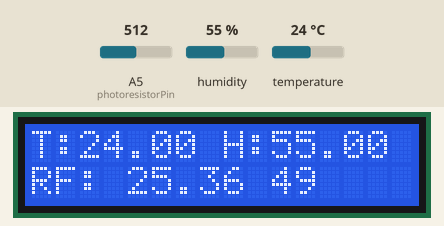
A sketch run on a simulated Arduino Uno, built with avr-gcc and run on an emulated ATmega328P. Parts: 16×2 character LCD. Wiring (inferred from the names in the program): DHT22 sensor: data pin 8. The test bench sets the inputs (shaded band); at power-on: humidity 55 %, A5 (photoresistorPin) = 512, temperature 24 °C. What the sketch prints to the serial monitor is not drawn.

Above: at 1.2 s.
1.3 s: humidity set to 22 %
At 4.0 s:
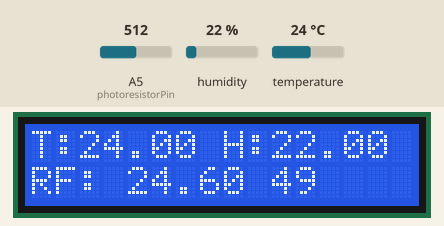
4.4 s: A5 (photoresistorPin) set to 716
At 6.2 s:
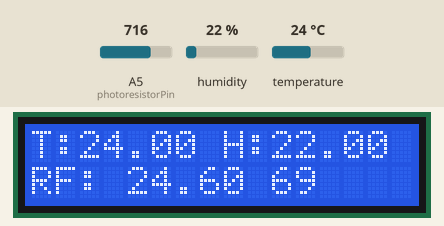
7.5 s: temperature set to 12 °C
At 10.6 s:
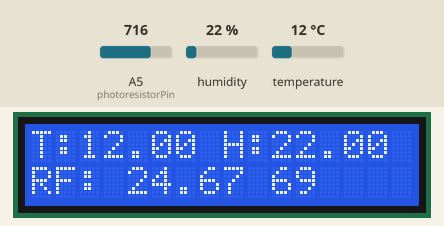
10.9 s: A5 (photoresistorPin) set to 900
At 13.0 s:
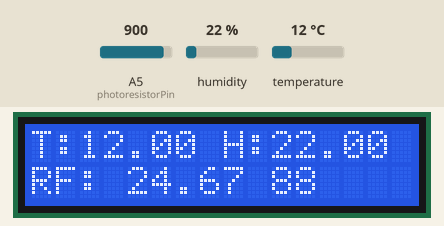
14.0 s: humidity set to 40 %
At 15.2 s:
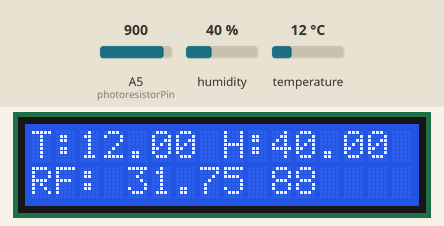
17.1 s: A5 (photoresistorPin) set to 1023
At 19.7 s:
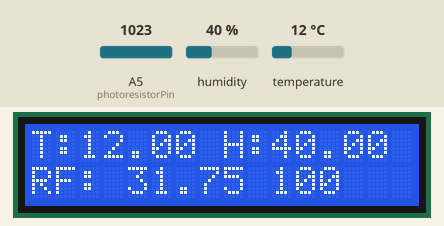
Timing chart, 0 to 21.2 s (numbered marks = the images above; inputs shaded):
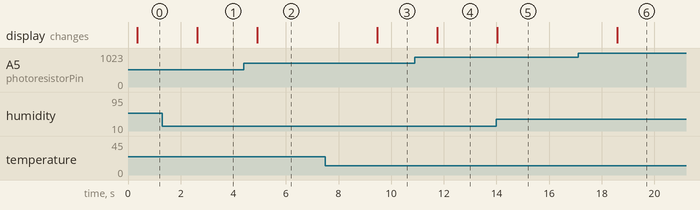

Measured:
- after the input at 1.3 s, the display: changes after 1.3 s (image 1)
- after the input at 4.4 s, the display: changes after 0.51 s (image 2)
- after the input at 7.5 s, the display: changes after 2.0 s (image 3)
- after the input at 10.9 s, the display: changes after 0.85 s (image 4)
- after the input at 14.0 s, the display: changes at once (image 5)
- after the input at 17.1 s, the display: changes after 1.5 s (image 6)

The sketch:

weather-station.ino
```cpp
#include <LiquidCrystal.h>
#include "cactus_io_DHT22.h"

#define DHT22_PIN 8

DHT22 dht(DHT22_PIN);

const int rs=12, en=11, d4=5, d5=4, d6=3, d7=2;
LiquidCrystal lcd(rs, en, d4, d5, d6, d7);

const int photoresistorPin = A5;

void setup() {
  Serial.begin(9600);

  dht.begin();
  lcd.begin(16, 2);
}

void loop() {
  dht.readHumidity();
  dht.readTemperature();

  float temperature = dht.temperature_C;
  float humidity = dht.humidity;
  float realFeel = dht.computeHeatIndex_C();

  if (isnan(temperature) || isnan(humidity)) {
    lcd.print("DHT sensor read failure!");
    return;
  }

  // -2 to avoid 3-digit number
  int photoresistorValue = (analogRead(photoresistorPin) / 10) - 2;

  printValuesToLCD(temperature, humidity, realFeel, photoresistorValue);

  String output = String(temperature) + "," + humidity + "," + photoresistorValue;
  Serial.println(output);

  delay(2000);
}

void printValuesToLCD(float temperature, float humidity, float realFeel, int photoresistorValue) {
  lcd.setCursor(0, 0);
  lcd.print("T:");
  lcd.print(temperature);
  lcd.print(" H:");
  lcd.print(humidity);

  lcd.setCursor(0, 1);
  lcd.print("RF: ");
  lcd.print(realFeel);

  lcd.print(" ");
  lcd.print(photoresistorValue);
}
```
